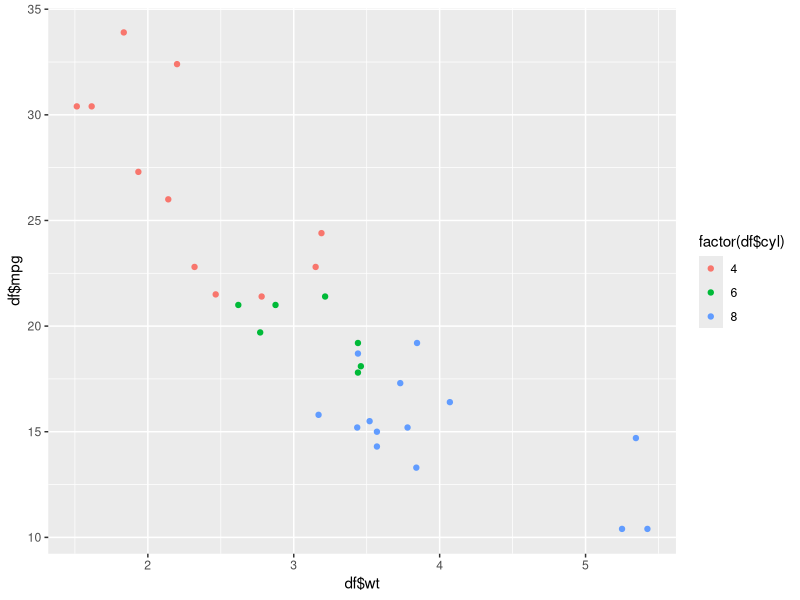
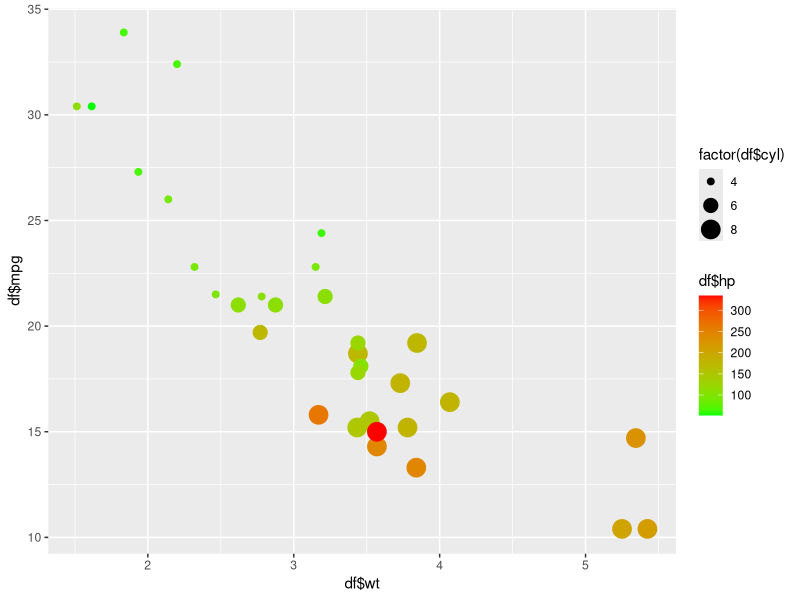

Source code (R) for these figures, in order:
#ScatterPlots

df <- mtcars
head(df)

library(ggplot2)
g <- ggplot(df)
g+ geom_point(aes(x=df$wt, y = df$mpg, color = factor(df$cyl)))


g+ geom_point(aes(x=df$wt, y = df$mpg, size = factor(df$cyl), color = df$hp)) + scale_color_gradient(low = "green", high = "red")
